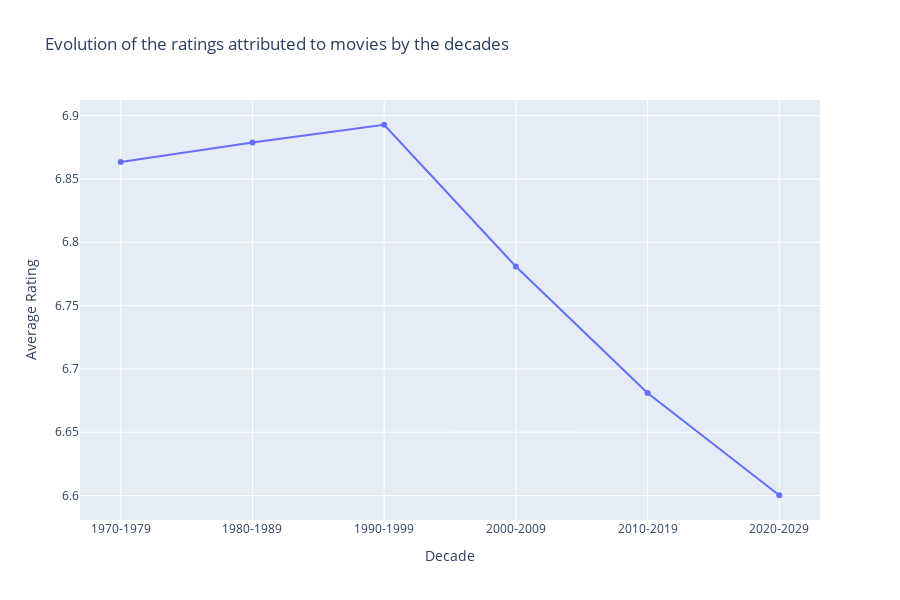

Here is the notebook cell this chart was saved with:
### Markdown cell above
As before, the chart generated by the code below is an interactive Plotly chart but the same graph in a non-interactive version is present just after.

### Code cell
# We plot the graph representing the evolution of the ratings attributed to movies by the decades
fig = px.line(
    rating_per_decade,
    x="Decade", y="Weighted_rating",
    title="Evolution of the ratings attributed to movies by the decades",
    markers=True,
    height=600)

fig.update_layout(
    xaxis_title = "Decade",
    yaxis_title = "Average Rating")

fig.show()

### Figure 1 — Plotly figure (JSON) as saved in the notebook; plotly's stock layout.template omitted (floating-point values rounded to 4 significant figures)
{"data": [{"hovertemplate": "Decade=%{x}<br>Weighted_rating=%{y}<extra></extra>", "legendgroup": "", "line": {"color": "#636efa", "dash": "solid"}, "marker": {"symbol": "circle"}, "mode": "lines+markers", "name": "", "orientation": "v", "showlegend": false, "type": "scatter", "x": ["1970-1979", "1980-1989", "1990-1999", "2000-2009", "2010-2019", "2020-2029"], "xaxis": "x", "y": [6.863, 6.879, 6.893, 6.781, 6.681, 6.6], "yaxis": "y"}], "layout": {"height": 600, "legend": {"tracegroupgap": 0}, "title": {"text": "Evolution of the ratings attributed to movies by the decades"}, "xaxis": {"anchor": "y", "domain": [0, 1], "title": {"text": "Decade"}}, "yaxis": {"anchor": "x", "domain": [0, 1], "title": {"text": "Average Rating"}}}}
